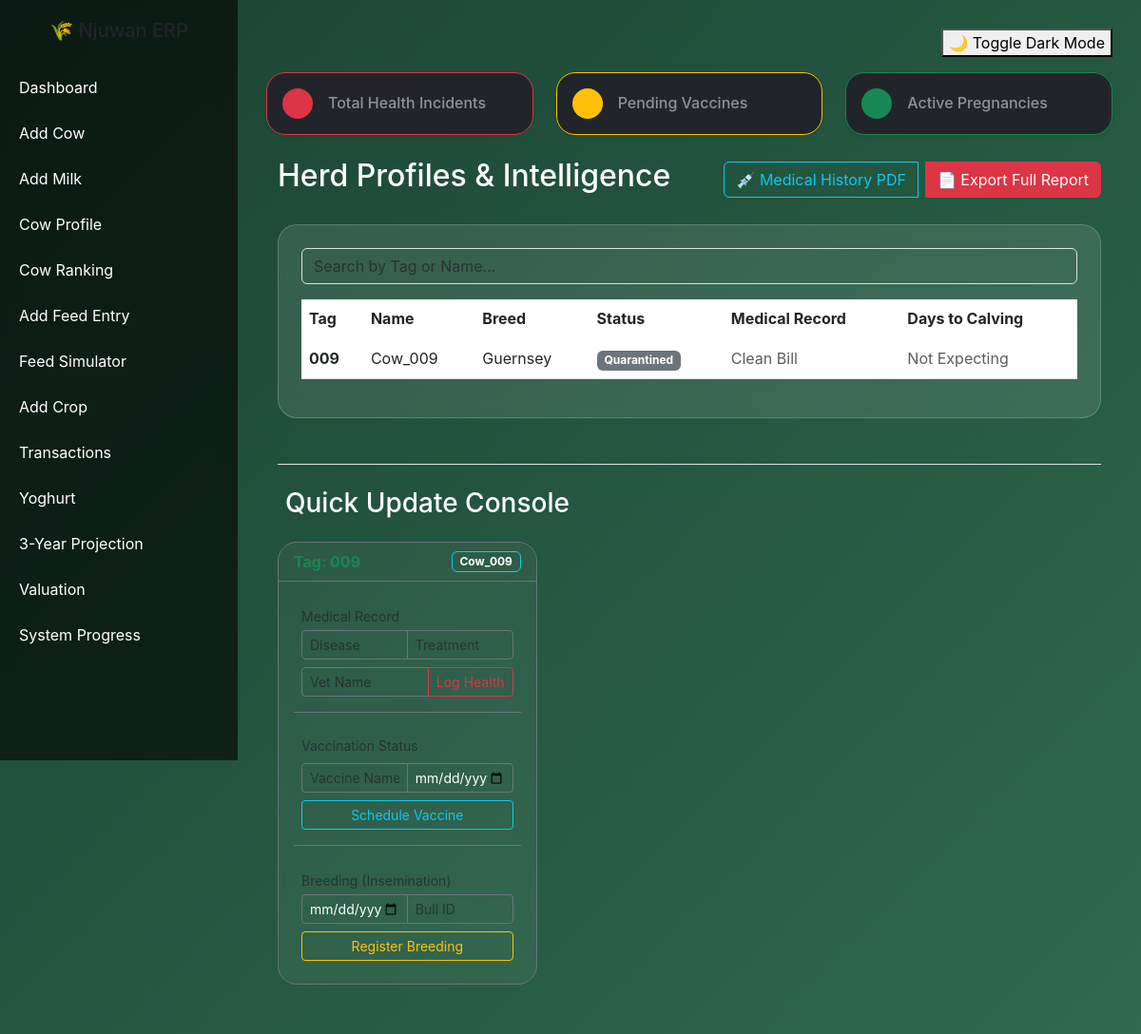
The page /view_profile/9 on the database as committed earlier.
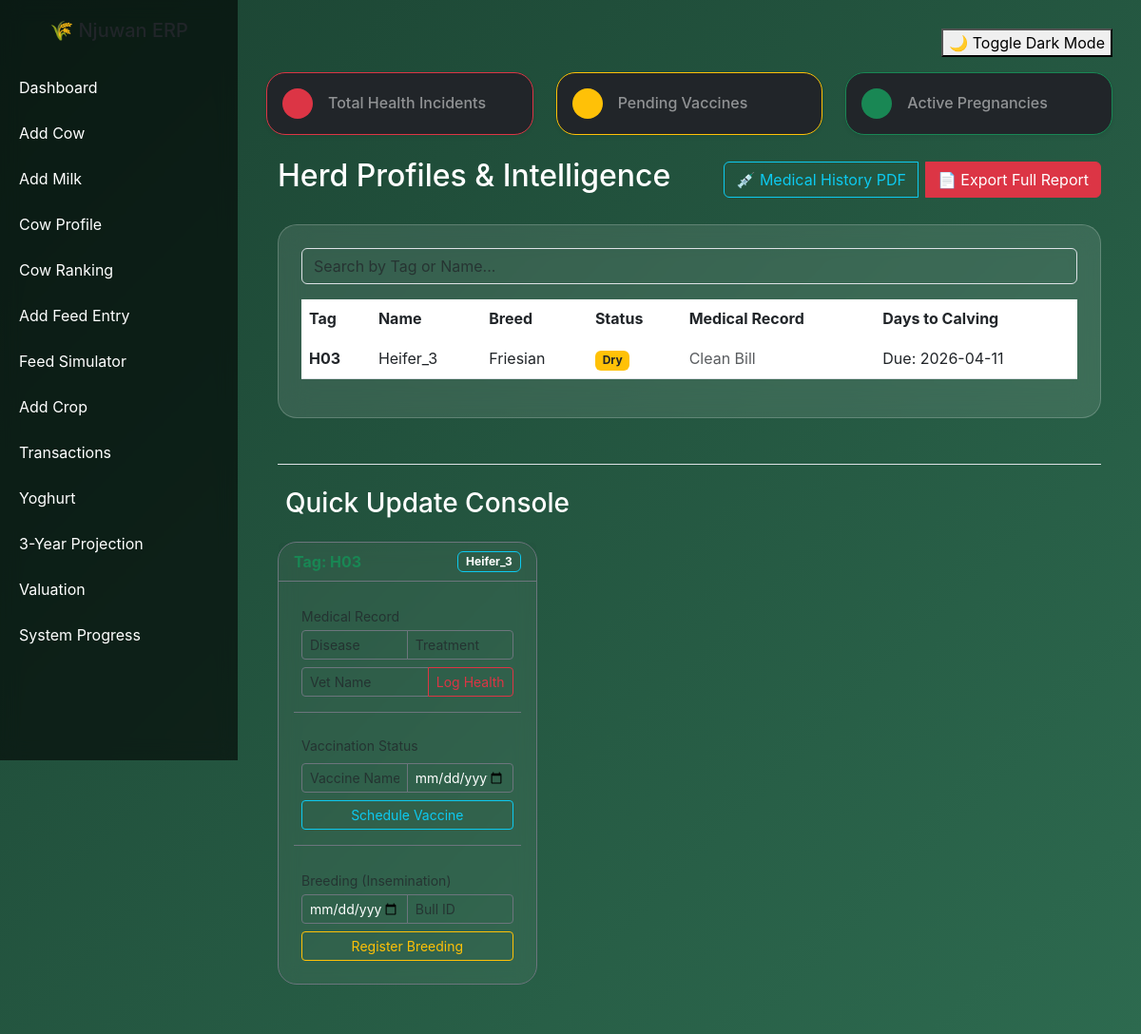
The same page on the database as committed later.
### models.py (models this page shows, shortened)
class Cow(db.Model):
    __tablename__ = "cows"
    id = db.Column(db.Integer, primary_key=True)
    tag_number = db.Column(db.String(50), unique=True)
    name = db.Column(db.String(100))  # New Name Column
    breed = db.Column(db.String(50))
    birth_date = db.Column(db.Date)
    age = db.Column(db.Integer)
    farm_id = db.Column(db.Integer, db.ForeignKey("farms.id"))
    weight_kg = db.Column(db.Float) # Useful for health monitoring
    _status = db.Column("status", db.String(50), default="Lactating")
    @property
    def status(self):
        if self.name and "Calf" in self.name:
            return "Young"
        latest = Breeding.query.filter_by(cow_id=self.id).order_by(Breeding.id.desc()).first()
        if latest and latest.expected_calving:
            from datetime import datetime
            today = datetime.now().date()
            days_to_calving = (latest.expected_calving - today).days
            if 0 < days_to_calving <= 60:
                return "Dry"
            elif days_to_calving > 60:
                return "Pregnant"
        return self._status or "Lactating"
    @status.setter
    def status(self, value):
        self._status = value
    feed_records = db.relationship("Feed", backref="cow", lazy=True)
    milk_records = db.relationship("MilkProduction", backref="cow", lazy='dynamic')
    health_records = db.relationship('HealthRecord', backref='cow', lazy=True)
    vaccinations = db.relationship('Vaccination', backref='cow', lazy=True)
    breeding_records = db.relationship('Breeding', backref='cow', lazy=True)

class Breeding(db.Model):
    id = db.Column(db.Integer, primary_key=True)
    cow_id = db.Column(db.Integer, db.ForeignKey('cows.id'))
    insemination_date = db.Column(db.Date)
    bull = db.Column(db.String(50))
    pregnancy_status = db.Column(db.String(20), default="Unknown")
    expected_calving = db.Column(db.Date) # Calculated via your app.py logic

### app.py (the view)
@app.route('/view_profile/<int:cow_id>')
def view_profile(cow_id):
    cow = Cow.query.get_or_404(cow_id)
    return render_template('cow_profile.html', cows=[cow])

### templates/cow_profile.html (shortened to what the changed rows need)
{% extends "base.html" %}
{% block content %}
<div class="container fade-in">
    <div class="d-flex justify-content-between align-items-center mb-4">
        <h2 class="text-white">Herd Profiles & Intelligence</h2>
    </div>
    <div class="card p-4 mb-5">
        <div class="table-responsive">
            <table class="table table-hover text-white" id="cowTable">
                <thead>
                    <tr style="border-bottom: 2px solid rgba(255,255,255,0.1);">
                        <th>Tag</th>
                        <th>Name</th>
                        <th>Breed</th>
                        <th>Status</th>
                        <th>Medical Record</th>
                        <th>Days to Calving</th>
                    </tr>
                </thead>
                <tbody>
                    {% for cow in cows %}
                    <tr>
                        <td><strong>{{ cow.tag_number }}</strong></td>
                        <td>{{ cow.name }}</td>
                        <td>{{ cow.breed }}</td>
                        <td>
                            <span class="badge
                            {% if cow.status == 'Dry' %}bg-warning text-dark
                            {% elif cow.status == 'Pregnant' %}bg-primary
                            {% elif cow.status == 'Lactating' %}bg-success
                            {% elif cow.status == 'Young' %}bg-info
                            {% else %}bg-secondary{% endif %}">
                            {{ cow.status }}
                        </span>
                    </td>
                    <td>
                        {% if cow.health_records %}
                            <span class="text-danger"><i class="fas fa-exclamation-triangle"></i> Review Records</span>
                        {% else %}
                            <span class="text-muted">Clean Bill</span>
                        {% endif %}
                    </td>
                    <td>
                        {% set latest_breeding = cow.breeding_records|last %}
                        {% if latest_breeding and latest_breeding.expected_calving %}
                            Due: {{ latest_breeding.expected_calving.strftime('%Y-%m-%d') }}
                        {% else %}
                            <span class="text-muted">Not Expecting</span>
                        {% endif %}
                    </td>
                </tr>
                {% endfor %}
            </tbody>
            </table>
        </div>
    </div>
    <div class="mt-5 border-top pt-4">
        <div class="row">
            {% for cow in cows %}
            <div class="col-xl-4 col-md-6 mb-4">
                <div class="card bg-dark text-white border-secondary h-100" style="background: rgba(255, 255, 255, 0.05) !important; backdrop-filter: blur(10px);">
                    <div class="card-header border-secondary d-flex justify-content-between align-items-center">
                        <span class="fw-bold text-success">Tag: {{ cow.tag_number }}</span>
                        <span class="badge bg-outline-info border border-info">{{ cow.name }}</span>
                    </div>
                    <div class="card-body">
                        <form action="{{ url_for('add_health', cow_id=cow.id) }}" method="POST" class="mb-3 p-2 border-bottom border-secondary pb-3">
                            <label class="small text-muted mb-1">Medical Record</label>
                            <div class="input-group input-group-sm mb-2">
                                <input type="text" name="disease" class="form-control bg-transparent text-white border-secondary" placeholder="Disease" required>
                                <input type="text" name="treatment" class="form-control bg-transparent text-white border-secondary" placeholder="Treatment">
                            </div>
                            <div class="input-group input-group-sm">
                                <input type="text" name="vet_name" class="form-control bg-transparent text-white border-secondary" placeholder="Vet Name">
                                <button class="btn btn-outline-danger" type="submit">Log Health</button>
                            </div>
                        </form>
                        <div class="mb-3 p-2 border-bottom border-secondary pb-3">
                            <label class="small text-muted mb-2 d-block">Vaccination Status</label>
                            <form action="{{ url_for('add_vaccination', cow_id=cow.id) }}" method="POST">
                                <div class="input-group input-group-sm mb-2">
                                    <input type="text" name="vaccine" class="form-control bg-transparent text-white border-secondary" placeholder="Vaccine Name" required>
                                    <input type="date" name="due_date" class="form-control bg-transparent text-white border-secondary" required>
                                </div>
                                <button class="btn btn-sm btn-outline-info w-100" type="submit">Schedule Vaccine</button>
                            </form>
                        </div>
                        <form action="{{ url_for('add_breeding', cow_id=cow.id) }}" method="POST" class="p-2">
                            <label class="small text-muted mb-1">Breeding (Insemination)</label>
                            <div class="input-group input-group-sm mb-2">
                                <input type="date" name="insemination_date" class="form-control bg-transparent text-white border-secondary" required>
                                <input type="text" name="bull" class="form-control bg-transparent text-white border-secondary" placeholder="Bull ID">
                            </div>
                            <button class="btn btn-sm btn-outline-warning w-100" type="submit">Register Breeding</button>
                        </form>
                    </div>
                </div>
            </div>
            {% endfor %}
        </div>
    </div>
</div>
{% endblock %}

Rows that differ between the two databases and show on the page:
removed Cow: tag_number "009", name "Cow_009", breed "Guernsey", status "Quarantined", shows "Not Expecting"
added Cow: tag_number "H03", name "Heifer_3", breed "Friesian", status "Dry"
now on this page (row edited): Breeding: expected_calving "2026-04-11"
